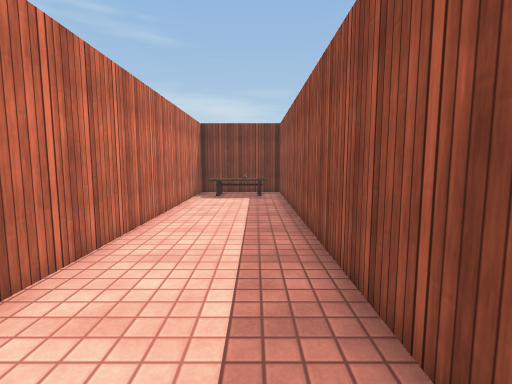
View 1 (above)

16 first-person views from a walk through a 3-D level made in the Unity game engine. The camera is 1.3 m above the floor, tilts 6° down and sees 85° across. The floor is counted in squares, 1 m on a side. Each view is taken from the middle of a square. On the plan, view 1 faces up. The plan holds only what a view shows up to about 13 squares ahead; the rest is blank. The player character is not drawn. Some surface patterns are stand-ins.

View 2
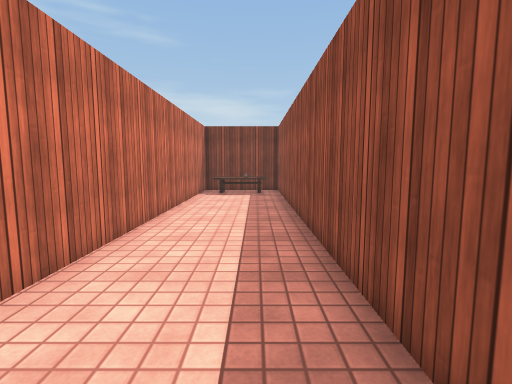

View 3
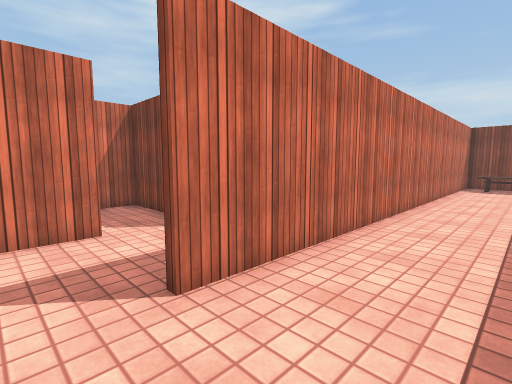

View 4
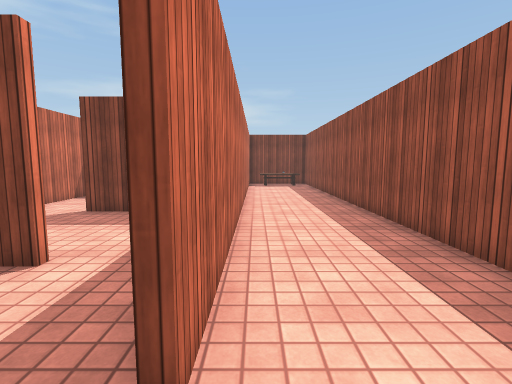

View 5
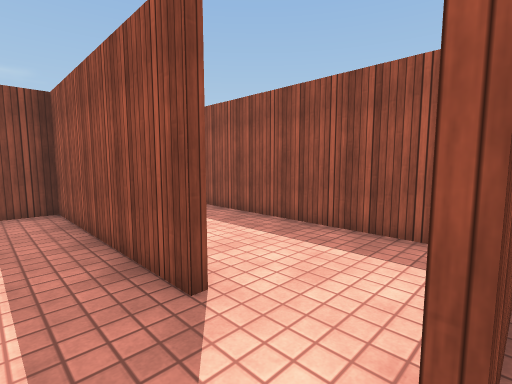

View 6
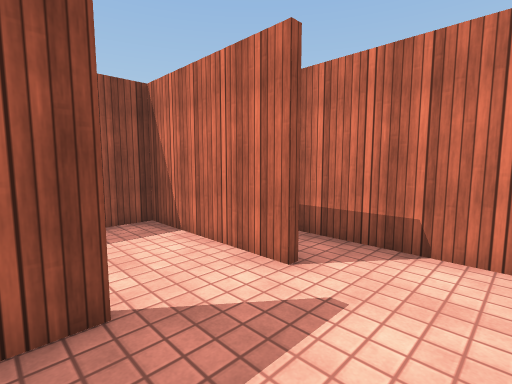

View 7
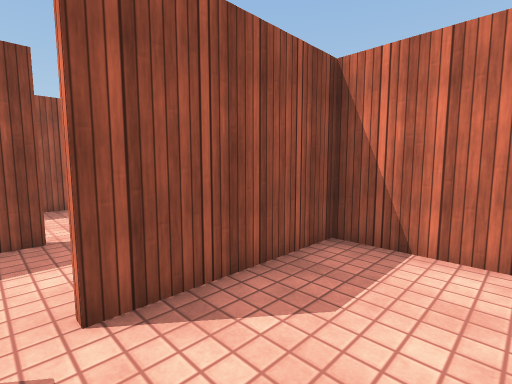

View 8
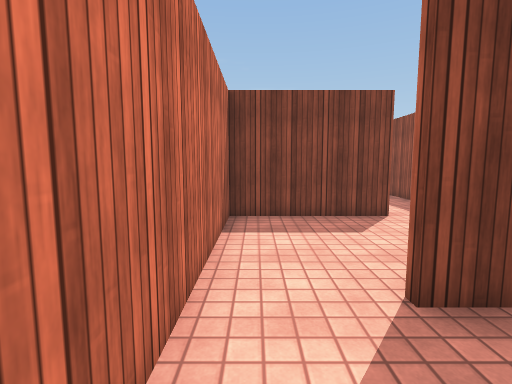

View 9
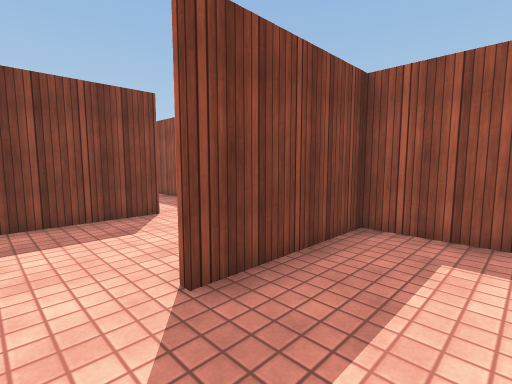

View 10
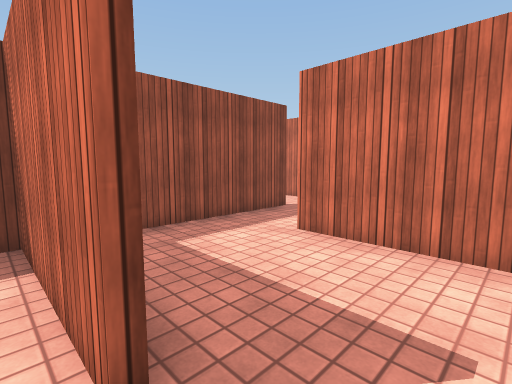

View 11
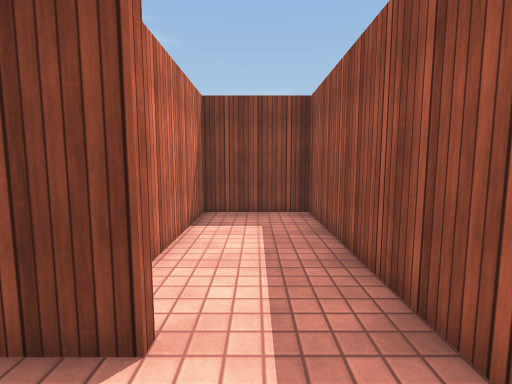

View 12
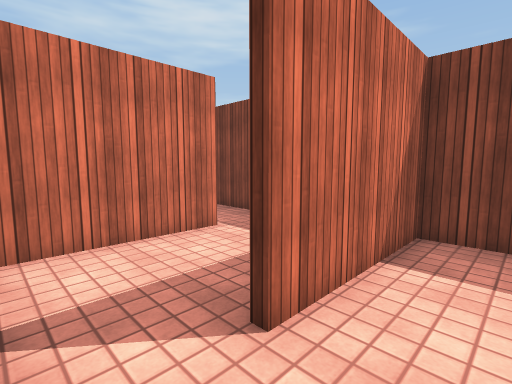

View 13
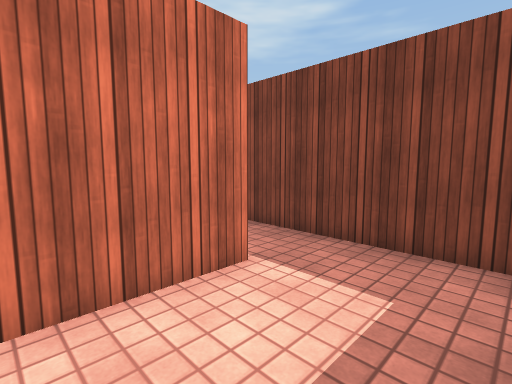

View 14
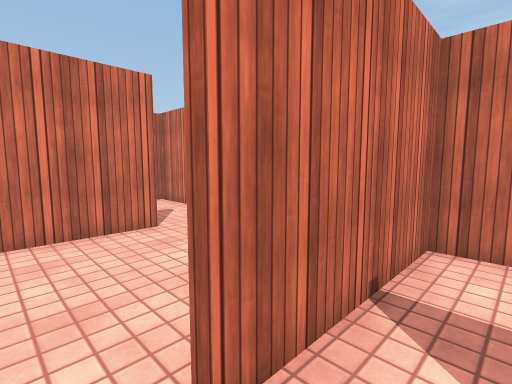

View 15
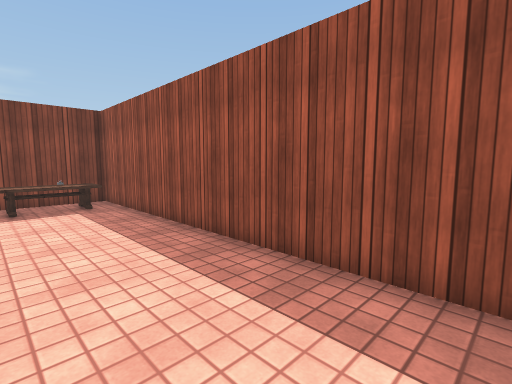

View 16
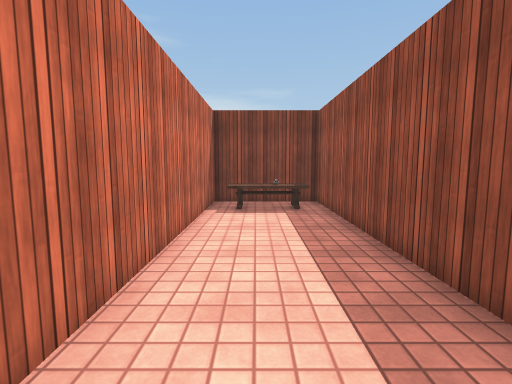

### Floor plan
Points are (right, up) in squares from view 1. A wall is a line through its corners. A room is listed if a view was taken in it or the views show most of it. See-through windows are left out.
Room 1 (views 1, 2, 3, 4, 15, 16)
walls: (-2.9, -5.7) (1.1, -5.7) (1.1, 12.3) (-2.9, 12.3); (-2.4, 12.4) (-2.4, -3.8)
ways out: opening at (-3, -4.5) to room 2
objects: other object (-2, 11) to (-1, 11); other object (0, 11)
Room 2 (view 5)
walls: (-2.6, -3.8) (-2.6, -2.6); (-5.4, -3.4) (-5.4, -4.9); (-4.9, -7.3) (-1.8, -7.3)
ways out: opening at (-3, -4.5) to room 1; opening at (-5, -3) to room 3; opening at (-4, -2) to room 4
Room 3 (views 6, 7)
walls: (-6.8, -1.6) (-8.8, -1.6); (-4.6, -1.6) (-5.2, -1.6); (-7.9, -7.3) (-5.6, -7.3) (-5.6, -3.5)
ways out: opening at (-5, -3) to room 2
Room 4 (views 8, 9)
walls: (-8.8, -1.4) (-4.8, -1.4); (-8.6, 2.5) (-8.6, -2.6); (-2.5, 2.4) (-6.6, 2.4); (-2.6, -2.6) (-2.6, 2.9)
ways out: opening at (-4, -2) to room 2; opening at (-7.5, 2) to room 5
Room 5 (views 10, 11, 12)
walls: (-4.6, 6.7) (-8.6, 6.7) (-8.6, 2.5); (-6.6, 2.6) (-2.5, 2.6); (-2.6, 6.4) (-2.6, 7.4)
ways out: opening at (-7.5, 2) to room 4; opening at (-4, 7) to room 7
Room 6 (view 13)
walls: (-8.6, 10.6) (-8.6, 7) (-4.8, 7); (-6.1, 12.3) (-8.6, 12.3)
ways out: opening at (-5, 8) to room 7; opening at (-9, 11)
Room 7 (view 14)
walls: (-2.9, 12.3) (-5.4, 12.3) (-5.4, 8.5); (-2.6, 7.4) (-2.6, 12.4)
ways out: opening at (-4, 7) to room 5; opening at (-5, 8) to room 6

Where each view was taken, in squares from view 1:
view 1: 0 up, 0 right, facing up
view 2: 1 down, 0 right, facing up
view 3: 5 down, 0 right, facing up-left
view 4: 5 down, 2 left, facing up
view 5: 6 down, 4 left, facing up-right
view 6: 3 down, 5 left, facing down-right
view 7: 3 down, 8 left, facing down-right
view 8: 0 up, 8 left, facing up
view 9: 0 up, 8 left, facing up-right
view 10: 3 up, 8 left, facing down-right
view 11: 5 up, 4 left, facing up
view 12: 7 up, 4 left, facing up-left
view 13: 8 up, 6 left, facing up-left
view 14: 8 up, 4 left, facing down-left
view 15: 2 up, 2 left, facing up-right
view 16: 3 up, 1 left, facing up
